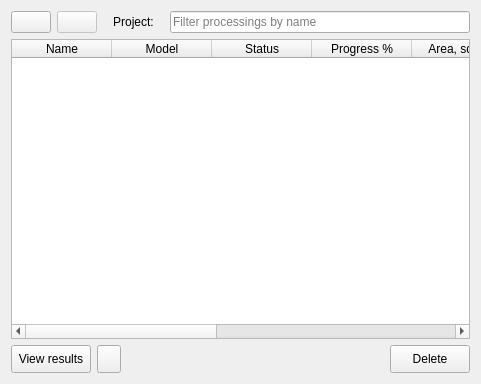
             <widget class="QWidget" name="processingsPage">
              <layout class="QGridLayout" name="gridLayout_5">
               <item row="1" column="0">
                <widget class="QTableWidget" name="processingsTable">
                 <property name="sizePolicy">
                  <sizepolicy hsizetype="Expanding" vsizetype="Expanding">
                   <horstretch>1</horstretch>
                   <verstretch>0</verstretch>
                  </sizepolicy>
                 </property>
                 <property name="minimumSize">
                  <size>
                   <width>0</width>
                   <height>300</height>
                  </size>
                 </property>
                 <property name="focusPolicy">
                  <enum>Qt::NoFocus</enum>
                 </property>
                 <property name="contextMenuPolicy">
                  <enum>Qt::DefaultContextMenu</enum>
                 </property>
                 <property name="autoScroll">
                  <bool>false</bool>
                 </property>
                 <property name="editTriggers">
                  <set>QAbstractItemView::NoEditTriggers</set>
                 </property>
                 <property name="tabKeyNavigation">
                  <bool>false</bool>
                 </property>
                 <property name="showDropIndicator" stdset="0">
                  <bool>false</bool>
                 </property>
                 <property name="alternatingRowColors">
                  <bool>true</bool>
                 </property>
                 <property name="selectionBehavior">
                  <enum>QAbstractItemView::SelectRows</enum>
                 </property>
                 <property name="sortingEnabled">
                  <bool>true</bool>
                 </property>
                 <property name="columnCount">
                  <number>9</number>
                 </property>
                 <attribute name="horizontalHeaderDefaultSectionSize">
                  <number>100</number>
                 </attribute>
                 <attribute name="horizontalHeaderShowSortIndicator" stdset="0">
                  <bool>true</bool>
                 </attribute>
                 <attribute name="horizontalHeaderStretchLastSection">
                  <bool>true</bool>
                 </attribute>
                 <column>
                  <property name="text">
                   <string>Name</string>
                  </property>
                 </column>
                 <column>
                  <property name="text">
                   <string>Model</string>
                  </property>
                 </column>
                 <column>
                  <property name="text">
                   <string>Status</string>
                  </property>
                 </column>
                 <column>
                  <property name="text">
                   <string>Progress %</string>
                  </property>
                 </column>
                 <column>
                  <property name="text">
                   <string>Area, sq. km</string>
                  </property>
                 </column>
                 <column>
                  <property name="text">
                   <string>Cost</string>
                  </property>
                 </column>
                 <column>
                  <property name="text">
                   <string>Created</string>
                  </property>
                 </column>
                 <column>
                  <property name="text">
                   <string>Review until</string>
                  </property>
                 </column>
                 <column>
                  <property name="text">
                   <string notr="true">ID</string>
                  </property>
                 </column>
                </widget>
               </item>
               <item row="2" column="0">
                <layout class="QHBoxLayout" name="processingFooter" stretch="0,0,0,0">
                 <item>
                  <widget class="QPushButton" name="downloadResultsButton">
                   <property name="minimumSize">
                    <size>
                     <width>0</width>
                     <height>28</height>
                    </size>
                   </property>
                   <property name="text">
                    <string>View results</string>
                   </property>
                  </widget>
                 </item>
                 <item>
                  <widget class="QToolButton" name="saveOptionsButton">
                   <property name="minimumSize">
                    <size>
                     <width>0</width>
                     <height>28</height>
                    </size>
                   </property>
                   <property name="contextMenuPolicy">
                    <enum>Qt::ActionsContextMenu</enum>
                   </property>
                   <property name="layoutDirection">
                    <enum>Qt::LeftToRight</enum>
                   </property>
                   <property name="text">
                    <string/>
                   </property>
                   <property name="checkable">
                    <bool>false</bool>
                   </property>
                   <property name="checked">
                    <bool>false</bool>
                   </property>
                   <property name="popupMode">
                    <enum>QToolButton::InstantPopup</enum>
                   </property>
                   <property name="toolButtonStyle">
                    <enum>Qt::ToolButtonIconOnly</enum>
                   </property>
                   <property name="autoRaise">
                    <bool>false</bool>
                   </property>
                   <property name="arrowType">
                    <enum>Qt::NoArrow</enum>
                   </property>
                  </widget>
                 </item>
                 <item>
                  <spacer name="horizontalSpacer">
                   <property name="orientation">
                    <enum>Qt::Horizontal</enum>
                   </property>
                   <property name="sizeHint" stdset="0">
                    <size>
                     <width>40</width>
                     <height>20</height>
                    </size>
                   </property>
                  </spacer>
                 </item>
                 <item>
                  <widget class="QPushButton" name="deleteProcessings">
                   <property name="minimumSize">
                    <size>
                     <width>0</width>
                     <height>28</height>
                    </size>
                   </property>
                   <property name="styleSheet">
                    <string notr="true"/>
                   </property>
                   <property name="text">
                    <string>Delete</string>
                   </property>
                  </widget>
                 </item>
                </layout>
               </item>
               <item row="0" column="0">
                <layout class="QGridLayout" name="gridLayout_9">
                 <property name="topMargin">
                  <number>0</number>
                 </property>
                 <property name="rightMargin">
                  <number>0</number>
                 </property>
                 <item row="0" column="5">
                  <widget class="QLineEdit" name="filterProcessings">
                   <property name="minimumSize">
                    <size>
                     <width>300</width>
                     <height>0</height>
                    </size>
                   </property>
                   <property name="maxLength">
                    <number>255</number>
                   </property>
                   <property name="placeholderText">
                    <string>Filter processings by name</string>
                   </property>
                  </widget>
                 </item>
                 <item row="0" column="0">
                  <widget class="QPushButton" name="switchProjectsButton">
                   <property name="sizePolicy">
                    <sizepolicy hsizetype="Fixed" vsizetype="Fixed">
                     <horstretch>0</horstretch>
                     <verstretch>0</verstretch>
                    </sizepolicy>
                   </property>
                   <property name="minimumSize">
                    <size>
                     <width>35</width>
                     <height>0</height>
                    </size>
                   </property>
                   <property name="text">
                    <string/>
                   </property>
                  </widget>
                 </item>
                 <item row="0" column="2">
                  <spacer name="horizontalSpacer_17">
                   <property name="orientation">
                    <enum>Qt::Horizontal</enum>
                   </property>
                   <property name="sizeType">
                    <enum>QSizePolicy::Minimum</enum>
                   </property>
                   <property name="sizeHint" stdset="0">
                    <size>
                     <width>10</width>
                     <height>20</height>
                    </size>
                   </property>
                  </spacer>
                 </item>
                 <item row="0" column="3">
                  <widget class="QLabel" name="currentProjectLabel">
                   <property name="sizePolicy">
                    <sizepolicy hsizetype="Expanding" vsizetype="Preferred">
                     <horstretch>1</horstretch>
                     <verstretch>0</verstretch>
                    </sizepolicy>
                   </property>
                   <property name="minimumSize">
                    <size>
                     <width>0</width>
                     <height>0</height>
                    </size>
                   </property>
                   <property name="maximumSize">
                    <size>
                     <width>1500</width>
                     <height>28</height>
                    </size>
                   </property>
                   <property name="baseSize">
                    <size>
                     <width>0</width>
                     <height>150</height>
                    </size>
                   </property>
                   <property name="font">
                    <font>
                     <weight>50</weight>
                     <bold>false</bold>
                    </font>
                   </property>
                   <property name="text">
                    <string>Project:</string>
                   </property>
                   <property name="alignment">
                    <set>Qt::AlignCenter</set>
                   </property>
                   <property name="wordWrap">
                    <bool>false</bool>
                   </property>
                  </widget>
                 </item>
                 <item row="0" column="4">
                  <spacer name="horizontalSpacer_14">
                   <property name="orientation">
                    <enum>Qt::Horizontal</enum>
                   </property>
                   <property name="sizeType">
                    <enum>QSizePolicy::Minimum</enum>
                   </property>
                   <property name="sizeHint" stdset="0">
                    <size>
                     <width>10</width>
                     <height>20</height>
                    </size>
                   </property>
                  </spacer>
                 </item>
                 <item row="0" column="1">
                  <widget class="QPushButton" name="switchProcessingsFakeButton">
                   <property name="enabled">
                    <bool>false</bool>
                   </property>
                   <property name="sizePolicy">
                    <sizepolicy hsizetype="Fixed" vsizetype="Fixed">
                     <horstretch>0</horstretch>
                     <verstretch>0</verstretch>
                    </sizepolicy>
                   </property>
                   <property name="minimumSize">
                    <size>
                     <width>35</width>
                     <height>0</height>
                    </size>
                   </property>
                   <property name="text">
                    <string/>
                   </property>
                  </widget>
                 </item>
                </layout>
               </item>
              </layout>
             </widget>
